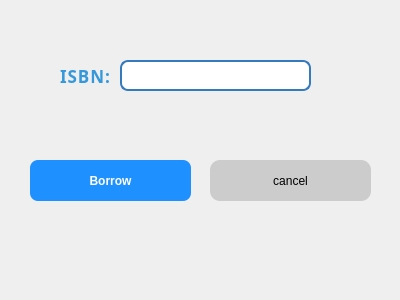
<?xml version="1.0" encoding="UTF-8"?>
<ui version="4.0">
 <class>BorrowBookPage</class>
 <widget class="QDialog" name="BorrowBookPage">
  <property name="geometry">
   <rect>
    <x>0</x>
    <y>0</y>
    <width>400</width>
    <height>300</height>
   </rect>
  </property>
  <property name="windowTitle">
   <string>BorrowBook</string>
  </property>
  <widget class="QLabel" name="ISBNTitle">
   <property name="geometry">
    <rect>
     <x>60</x>
     <y>60</y>
     <width>71</width>
     <height>31</height>
    </rect>
   </property>
   <property name="font">
    <font>
     <family>Segoe Script</family>
     <pointsize>-1</pointsize>
     <bold>true</bold>
    </font>
   </property>
   <property name="styleSheet">
    <string notr="true">QLabel {
font-size: 17px;
    font-weight: bold;
    color: #3498DB;
    letter-spacing: 1px;
}
</string>
   </property>
   <property name="text">
    <string>ISBN:</string>
   </property>
  </widget>
  <widget class="QLineEdit" name="isbnInput">
   <property name="geometry">
    <rect>
     <x>120</x>
     <y>60</y>
     <width>191</width>
     <height>31</height>
    </rect>
   </property>
   <property name="styleSheet">
    <string notr="true">QLineEdit {
    border: 2px solid #357ABD;
    border-radius: 8px;
    padding: 6px;
    font-size: 14px;
    background: #ffffff;
}

QLineEdit:focus {
    border: 2px solid #1E90FF;
    background: #f2f9ff;
}
</string>
   </property>
  </widget>
  <widget class="QPushButton" name="BorrowButton">
   <property name="geometry">
    <rect>
     <x>30</x>
     <y>160</y>
     <width>161</width>
     <height>41</height>
    </rect>
   </property>
   <property name="cursor">
    <cursorShape>PointingHandCursor</cursorShape>
   </property>
   <property name="styleSheet">
    <string notr="true">QPushButton {
    background-color: #1E90FF;
    border-radius: 8px;
    padding: 6px 15px;
    color: white;
    font-weight: bold;
}
</string>
   </property>
   <property name="text">
    <string>Borrow</string>
   </property>
   <property name="iconSize">
    <size>
     <width>16</width>
     <height>16</height>
    </size>
   </property>
  </widget>
  <widget class="QPushButton" name="cancel">
   <property name="geometry">
    <rect>
     <x>210</x>
     <y>160</y>
     <width>161</width>
     <height>41</height>
    </rect>
   </property>
   <property name="cursor">
    <cursorShape>PointingHandCursor</cursorShape>
   </property>
   <property name="styleSheet">
    <string notr="true">QPushButton {
    background-color: #cccccc;
    border-radius: 10px;
    padding: 8px 15px;
    color: black;
}
</string>
   </property>
   <property name="text">
    <string>cancel</string>
   </property>
   <property name="iconSize">
    <size>
     <width>16</width>
     <height>16</height>
    </size>
   </property>
  </widget>
 </widget>
 <resources/>
 <connections/>
</ui>
